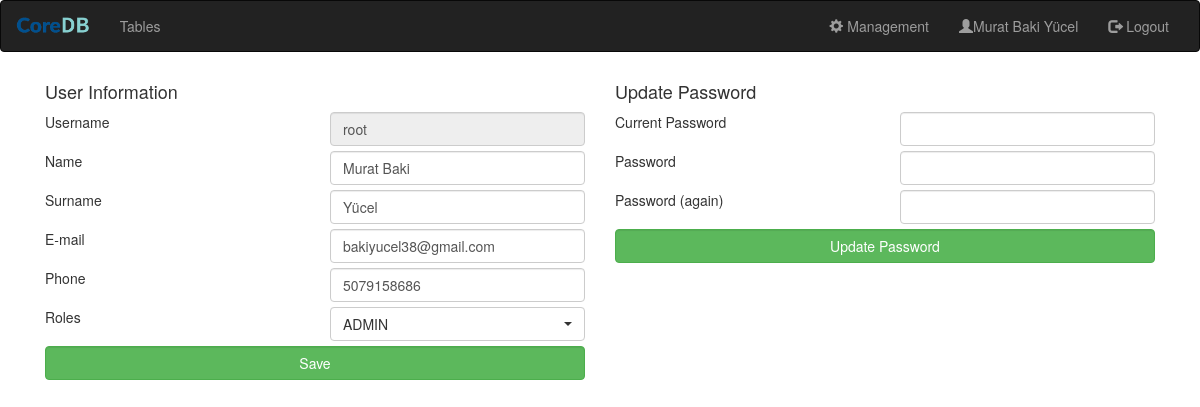
Page /admin/user (signed in) on the committed database.
### tables this page shows
CREATE TABLE `TRANSLATIONS` (
  `ID` int(11) NOT NULL AUTO_INCREMENT,
  `EN` varchar(255) DEFAULT NULL,
  `TR` varchar(255) DEFAULT NULL,
  PRIMARY KEY (`ID`),
  UNIQUE KEY `EN` (`EN`),
  UNIQUE KEY `TR` (`TR`)
);

CREATE TABLE `USERS` (
  `ID` int(11) NOT NULL AUTO_INCREMENT,
  `USERNAME` varchar(20) DEFAULT NULL,
  `NAME` varchar(50) NOT NULL,
  `SURNAME` varchar(50) NOT NULL,
  `EMAIL` varchar(50) NOT NULL,
  `PHONE` varchar(10) NOT NULL,
  `PASSWORD` varchar(255) NOT NULL,
  `CREATED_AT` datetime DEFAULT NULL,
  `ACCESS` datetime DEFAULT NULL,
  `STATUS` varchar(10) DEFAULT NULL,
  PRIMARY KEY (`ID`),
  UNIQUE KEY `EMAIL` (`EMAIL`),
  UNIQUE KEY `USERNAME` (`USERNAME`)
);

CREATE TABLE `ROLES` (
  `ID` int(11) NOT NULL AUTO_INCREMENT,
  `ROLE` varchar(255) DEFAULT NULL,
  PRIMARY KEY (`ID`),
  UNIQUE KEY `role` (`ROLE`)
);

### index.php (called while the page is built, shortened)
<?php
require "./Database/CoreDB.php";
include './core-globals.php';
$current_user = isset($_SESSION[BASE_URL."-UID"]) ? User::getUserById($_SESSION[BASE_URL."-UID"]) : new User();
$uri = trim(str_replace(SITE_ROOT, "", $_SERVER["REQUEST_URI"]),"/");
$uri = explode("/", preg_replace("/\?.*/", "", $uri));
$router = new Router($uri);
$router->route();

### Database/CoreDB.php (called while the page is built, shortened)
<?php
include 'CoreDBQueryPreparer.php';
include 'SelectQueryPreparer.php';
class CoreDB {
    private static $instance;
    private $connection;
    private $transactionSet = FALSE;
    private function __construct(){
        try{
            self::$instance = $this;
            $this->connection = new PDO("mysql:host=".DB_SERVER.";dbname=".DB_NAME, DB_USER, DB_PASSWORD
                    , array(PDO::MYSQL_ATTR_INIT_COMMAND => "SET NAMES 'utf8'"));
            $this->connection->setAttribute(PDO::ATTR_ERRMODE, PDO::ERRMODE_EXCEPTION);
            $this->connection->query("SET NAMES UTF8");
        } catch (PDOException $ex){
            die("Can't connect to database.");
        }
    }
    public static function getInstance(){
        if(self::$instance == NULL){
            return new self();
        }
        return self::$instance;
    }
    public function execute(CoreDBQueryPreparer $query){
        try {
            $statement = $this->connection->prepare($query->getQuery());
            $statement->execute($query->getParams());
            return $statement;
        } catch (PDOException $ex) {
            if($this->transactionSet){
                $this->connection->rollBack();
            }
            throw $ex;
        }
    }
    public function query(string $query){
        try{
        return $this->connection->query($query);
        } catch (PDOException $ex){
            if($this->transactionSet){
                $this->connection->rollBack();
            }
            throw $ex;
        }
    }
}
function db_select(string $tableName, string $alias = "", bool $quote = TRUE){
    return new SelectQueryPreparer($tableName, $alias, $quote);
}
        $length = count($keys); ?>

### Database/SelectQueryPreparer.php (called while the page is built, shortened)
<?php
class SelectQueryPreparer extends CoreDBQueryPreparer{
    private $tables;
    private $fields;
    private $condition;
    private $orderBy;
    private $limit, $offset;
    private $quote;
    private $distinct = "";
    public function __construct($table_name, $alias, bool $quote){
        $this->tables = array();
        $this->quote = $quote;
        array_push($this->tables, array(
            tableName => $table_name,
            alias => $alias
        ));
    }
    public function getQuery() {
        return "SELECT ".$this->distinct.
                $this->get_fields()." FROM ".
                $this->getTables()." ".
                $this->getCondition()." ".
                $this->getOrderBy()." ".
                $this->getLimit();
    }
    private function getTables(){
        $tables = "";
        $index = 0;
        foreach ($this->tables as $table){
            if($this->quote) {
                $table[tableName] = "`$table[tableName]`";
            }
            $tables.= ($index>0 ? ", ": "").$table[tableName].($table[alias] ? " AS ".$table[alias] : "");
            $index++;
        }
        return $tables;
    }
    public function join(string $table_name, string $alias = ""){
        array_push($this->tables, array(
            tableName => $table_name,
            alias => $alias
        ));
        return $this;
    }
    public function select($table, array $fields){
        if(!$this->fields) {
            $this->fields = array();
        }
        foreach ($fields as $field){
            array_push($this->fields, ($table ? $table."." : "").$field);
        }
        return $this;
    }
    private function get_fields(){
        if(!$this->fields){
            return "*";
        }
        $index = 0;
        $fields = "";
        foreach ($this->fields as $field){
            $fields.= ($index>0 ? ", ": "").$field;
            $index++;
        }
        return $fields;
    }
    private function getOrderBy(){
        return $this->orderBy ? "ORDER BY ".$this->orderBy : "";
    }
    public function condition(string $condition, array $params = NULL){
        $this->condition = $condition;
        if($params){
            $this->params = $params;
        }
        return $this;
    }
    private function getCondition(){
        return $this->condition ? "WHERE ".$this->condition: "";
    }
    public function limit($limit, $offset = ""){
        $this->limit = $limit;
        $this->offset = $offset;
        return $this;
    }
    private function getLimit(){
        return $this->limit ? "LIMIT ".$this->limit.($this->offset ? " OFFSET ".$this->offset : "") : "";
    }
}

### Database/CoreDBQueryPreparer.php (called while the page is built, shortened)
<?php
abstract class CoreDBQueryPreparer {
    protected $params;
    public function params(array $params){
        $this->params = $params;
        return $this;
    }
    public function getParams(){
        return $this->params ? $this->params : array();
    }
    public function execute(){
        return CoreDB::getInstance()->execute($this);
    }
}

### Entity/Translator.class.php (called while the page is built, shortened)
<?php
function _t(int $id, array $arguments = NULL) {
    $translation = Translator::getTranslation($id);
    return $translation;
}
class Translator {
    static $language;
    static $cache;
    public static function getTranslation(int $id){
        if(!isset(self::$cache[$id])){
            $obj = db_select(TRANSLATIONS)->select(TRANSLATIONS, [self::$language])->condition(" ID = :id", [":id" => $id])->limit(1)->execute()->fetch(PDO::FETCH_ASSOC);
            self::$cache[$id] = isset($obj[self::$language]) ? $obj[self::$language] : "";
        }
        return self::$cache[$id];
    }
}

### Entity/User.class.php (called while the page is built, shortened)
<?php
class User extends DBObject{
    public $ID, $USERNAME,$NAME, $SURNAME, $EMAIL, $PHONE, $PASSWORD, $CREATED_AT, $ACCESS, $STATUS;
    public $ROLES;
    public static function getUserById(int $id){
        $user = new self();
        $result = db_select(self::TABLE)->condition("ID = :id")->params(["id" => $id])->execute()->fetch(PDO::FETCH_ASSOC);
        return $user;
    }
    public function isAdmin(){
        return $this->isUserInRole("ADMIN");
    }
    public function getUserRoles(bool $force = FALSE ){
        if(!$this->ROLES || $force){
            $query = db_select(USERS_ROLES)
                    ->join(ROLES)
                    ->select(ROLES, ["ROLE"])
                    ->condition("USER_ID = :user_id AND ROLE_ID = ROLES.ID" , [":user_id" => $this->ID])
                    ->execute();
            $this->ROLES = [];
            while ($role = $query->fetch(PDO::FETCH_NUM)[0]){
                $this->ROLES[] = $role;
            }
        }
        return $this->ROLES;
    }
    public function isUserInRole(string $role){
        return in_array($role, $this->getUserRoles());
    }
}

### core-globals.php (called while the page is built, shortened)
<?php
function get_current_core_user() {
    global $current_user;
    if($current_user){
        return $current_user;
    }else{
        $current_user = new User();
        return $current_user;
    }
}

### pages/admin/pages/user/user.php (called while the page is built, shortened)
<?php
class Controller extends AdminPage{
    public $user;
    protected function preprocessPage() {
        $this->operation = isset($_GET["q"]) ? $_GET["q"] : "update";
        if(isset($this->arguments[1])){
            $this->user = User::getUserByUsername($this->arguments[1]);
            if(!$this->user){
                create_warning_message(_t(19));
                return;
            }
        } else if($this->operation === "update") {
            $this->user = get_current_core_user();
        } else {
            $this->user = new User();
        }
        $this->current_user_roles = $this->user->getUserRoles();
    }
    protected function echoContent() {
        require 'user_html.php';
        echo_profile_page($this);
    }
}

### pages/admin/pages/user/user_html.php (the view, shortened to what this page needs)
<?php function echo_profile_page(Controller $controller) {
    $user = $controller->user;?>
<div class="container container-fluid">
    <div class="row">
        <?php $controller->printMessages(); ?>
        <form class="container-fluid text-center" method="POST">
            <div class="col-sm-6">
                <div class="row content text-left">
                    <div class="col-sm-12 text-left">
                        <h4><?php echo _t(33); ?></h4>
                    </div>
                </div>
                <div class="row content">
                    <div class="col-sm-6 text-left">
                        <?php echo _t(20); ?>
                    </div>
                    <div class="col-sm-6 text-left">
                        <input class="form-control" <?php echo $controller->operation === "update" ? "disabled" : ""; ?> type="text" name="user_info[USERNAME]" value="<?php echo $user->USERNAME; ?>"/>
                    </div>
                </div>
                <div class="row content">
                    <div class="col-sm-6 text-left">
                        <?php echo _t(27); ?>
                    </div>
                    <div class="col-sm-6 text-left">
                        <input class="form-control" type="text" name="user_info[NAME]" value="<?php echo $user->NAME; ?>"/>
                    </div>
                </div>
                <div class="row content">
                    <div class="col-sm-6 text-left">
                        <?php echo mb_convert_case(_t(28), MB_CASE_TITLE); ?>
                    </div>
                    <div class="col-sm-6 text-left">
                        <input class="form-control" type="text" name="user_info[SURNAME]" value="<?php echo $user->SURNAME; ?>"/>
                    </div>
                </div>
                <div class="row content">
                    <div class="col-sm-6 text-left">
                        <?php echo _t(35); ?>
                    </div>
                    <div class="col-sm-6 text-left">
                        <input class="form-control" type="text" name="user_info[EMAIL]" value="<?php echo $user->EMAIL; ?>"/>
                    </div>
                </div>
                <div class="row content">
                    <div class="col-sm-6 text-left">
                        <?php echo mb_convert_case(_t(29), MB_CASE_TITLE); ?>
                    </div>
                    <div class="col-sm-6 text-left">
                        <input class="form-control" type="text" name="user_info[PHONE]" placeholder="5xxxxxxxxx" value="<?php echo $user->PHONE; ?>"/>
                    </div>
                </div>
                <div class="row content">
                    <div class="col-sm-6 text-left">
                        <?php echo _t(36); ?>
                    </div>
                    <div class="col-sm-6 text-left">
                        <select class="selectpicker form-control" multiple name="user_info[ROLES][]">
                            <?php foreach ($controller->current_user_roles as $role){ ?>
                            <option selected><?php echo $role; ?></option>
                            <?php } ?>
                        </select>
                    </div>
                </div>
                <div class="row content">
                    <div class="col-sm-12">
                        <input type="submit" name="save" class="btn btn-success form-control" value="<?php echo $controller->operation == "update" ? _t(37) : _t(14); ?>"/>
                    </div>
                </div>
        </div>
        <?php if($controller->operation == "update"){ ?>
        <div class="col-sm-6">
                <div class="row content text-left">
                    <div class="col-sm-12 text-left">
                        <h4><?php echo _t(38); ?></h4>
                    </div>
                </div>
                <div class="row content">
                    <div class="col-sm-6 text-left">
                        <?php echo _t(39); ?>
                    </div>
                    <div class="col-sm-6 text-left">
                        <input class="form-control" type="password" name="password[ORIGINAL_PASSWORD]"/>
                    </div>
                </div>
                <div class="row content">
                    <div class="col-sm-6 text-left">
                        <?php echo _t(22); ?>
                    </div>
                    <div class="col-sm-6 text-left">
                        <input class="form-control" type="password" name="password[PASSWORD]"/>
                    </div>
                </div>
                <div class="row content">
                    <div class="col-sm-6 text-left">
                        <?php echo _t(40); ?>
                    </div>
                    <div class="col-sm-6 text-left">
                        <input class="form-control" type="password" name="password[PASSWORD2]"/>
                    </div>
                </div>
                <div class="row content">
                    <div class="col-sm-12">
                        <input type="submit" name="change_password" class="btn btn-success form-control" value="<?php echo _t(38); ?>"/>
                    </div>
                </div>
            </div>
        </form>
        <?php } ?>
    </div>
</div>
<?php }

### pages/admin/views/navbar_admin.php (shortened to what this page needs)
<nav class="navbar navbar-inverse">
  <div class="container-fluid">
    <div class="navbar-header">
        <a class="navbar-brand" href="<?php echo SITE_ROOT."/admin"; ?>"><img src="<?php echo SITE_ROOT."/assets/Core_logo.png";?>"/></a>
    </div>
    <div class="collapse navbar-collapse" id="coreNavbar">
      <ul class="nav navbar-nav">
          <li><a href="<?php echo SITE_ROOT."/admin/table"; ?>"><?php echo _t(1); ?></a></li>
      </ul>
      <ul class="nav navbar-nav navbar-right">
        <?php if(get_current_core_user()->isAdmin()){
        ?><li><a href="<?php echo SITE_ROOT."/admin/manage"; ?>"><span class="glyphicon glyphicon-cog"></span> <?php echo _t(2); ?></a></li>
            <?php } ?>
        <li><a href="<?php echo SITE_ROOT."/admin/user"; ?>"><span class="glyphicon glyphicon-user"></span><?php $user = get_current_core_user(); echo $user->ID ? "$user->NAME $user->SURNAME": ""; ?></a></li>
        <li><a href="#" id="logout"><span class="glyphicon glyphicon-log-out"></span> <?php echo _t(4); ?></a></li>
      </ul>
    </div>
  </div>
</nav>

### rows in the picture
translations: EN "Tables"
translations: EN "Management"
users: NAME "Murat Baki", SURNAME "Yücel", USERNAME "root", EMAIL "bakiyucel38@gmail.com", PHONE "5079158686"
translations: EN "Logout"
translations: EN "User Information"
translations: EN "Username"
translations: EN "Name"
translations: EN "Surname"
translations: EN "E-mail"
translations: EN "Phone"
translations: EN "Roles"
roles: ROLE "ADMIN"
translations: save "Save"
translations: EN "Update Password"
translations: EN "Current Password"
translations: EN "Password"
translations: EN "Password (again)"
